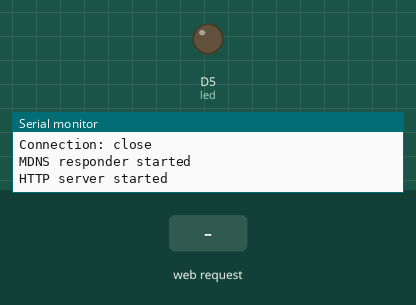
Recording of a sketch running on a simulated ESP8266 (NodeMCU). Shown: output pins drawn as LEDs (lit = HIGH), the last lines printed to the serial monitor. Inputs (shaded band) come from the test bench. WiFi joins after 1.5 s; servers stay silent unless stated; uploads are accepted with an empty reply.

Above: at 5.2 s.
5.3 s: HTTP request GET /turnon received
At 6.5 s:
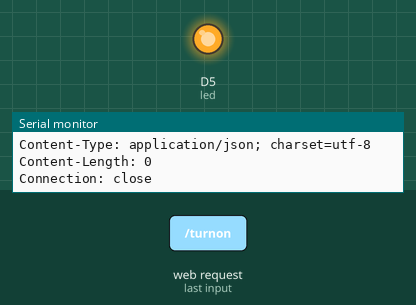
6.8 s: HTTP request GET /turnoff received
At 7.7 s:
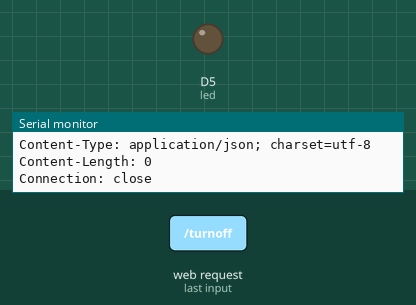
8.3 s: HTTP request GET /turnon?val=1 received
At 8.8 s:
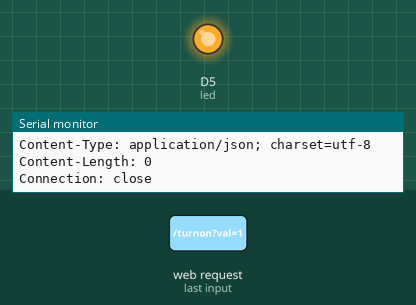
Timing chart, 0 to 11.3 s (numbered marks = the images above; inputs shaded):
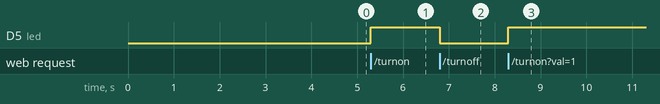

The sketch:

arduino-esp8266-node.ino
```cpp
#include <ESP8266WiFi.h>
#include <WiFiClient.h>
#include <ESP8266WebServer.h>
#include <ESP8266mDNS.h>

const char *ssid = "Funkloch mobil";
const char *password = "qwertyuiop";

const char* host = "192.168.43.91";
const char* epid = "d91c1898-82d3-413a-85fa-a4b81d956146";
const char* uuid = "7b047df7-a28b-47af-b918-652ac57d8749";

MDNSResponder mdns;

ESP8266WebServer server ( 80 );

const int led = D5;

void handleRoot() {
	digitalWrite ( led, 1 );
	server.send ( 200, "text/html", "sup" );
	digitalWrite ( led, 0 );
}

void procedureNotFound() {
	digitalWrite ( led, 1 );
	String message = "File Not Found\n\n";
	message += "URI: ";
	message += server.uri();
	message += "\nMethod: ";
	message += ( server.method() == HTTP_GET ) ? "GET" : "POST";
	message += "\nArguments: ";
	message += server.args();
	message += "\n";

	for ( uint8_t i = 0; i < server.args(); i++ ) {
		message += " " + server.argName ( i ) + ": " + server.arg ( i ) + "\n";
	}

	server.send ( 404, "text/plain", message );
	digitalWrite ( led, 0 );
}

void setup ( void ) {
	pinMode ( led, OUTPUT );
	digitalWrite ( led, 0 );
	Serial.begin ( 115200 );
	WiFi.begin ( ssid, password );
	Serial.println ( "" );

	// Wait for connection
	while ( WiFi.status() != WL_CONNECTED ) {
		delay ( 500 );
		Serial.print ( "." );
	}

	Serial.println ( "" );
	Serial.print ( "Connected to " );
	Serial.println ( ssid );
	Serial.print ( "IP address: " );
	Serial.println ( WiFi.localIP() );
  Serial.println("Registering Node");
  registerNode();

	if ( mdns.begin ( "esp8266", WiFi.localIP() ) ) {
		Serial.println ( "MDNS responder started" );
	}

  server.on("/turnon", []() {
    digitalWrite(led, 1);
    server.send ( 200, "text/html", server.arg("val"));
    update();
  });

  server.on("/turnoff", []() {
    digitalWrite(led, 0);
    server.send ( 200, "text/html", server.arg("val"));
    update();
  });

  server.on("/forceupdate", []() {
    update();
    server.send ( 200, "text/html", "OK");
  });

	server.on ( "/", handleRoot );
  server.on ( "/ping", ping );
  server.on("/doreg", registerNode);
	server.onNotFound ( procedureNotFound );
	server.begin();
	Serial.println ( "HTTP server started" );
}

void update() {
  Serial.println("will update");
  WiFiClient client;
  const int httpPort = 3000;
  if (!client.connect(host, httpPort)) {
    Serial.println("connection failed");
    return;
  }
  String url = "/node/update/";
  url += uuid;

  Serial.print("sending pong");
  Serial.println(url);

  int val = digitalRead(led);

  String PostData = "{\"0\":";
  if(val == 0) {
    PostData += "\"true\"";
  } else {
    PostData += "\"false\"";
  }
  PostData += "}";

  client.print("POST ");
  client.print(url);
  client.println(" HTTP/1.1");
  client.print("Host: ");
  client.println(host);
  client.println("Content-Type: application/json");
  client.println("User-Agent: Arduino/1.0");
  client.println("Connection: close");
  client.print("Content-Length: ");
  client.println(PostData.length());
  client.println();
  client.println(PostData);

//  client.print(String("GET ") + url + " HTTP/1.1\r\n" +
//               "Host: " + host + "\r\n" +
//               "Connection: close\r\n\r\n");
  delay(10);

  while(client.available()){
    String line = client.readStringUntil('\r');
    Serial.print(line);
  }

}

void ping() {
  Serial.println("got ping");
  WiFiClient client;
  const int httpPort = 3000;
  if (!client.connect(host, httpPort)) {
    Serial.println("connection failed");
    return;
  }
  String url = "/node/pong/";
  url += uuid;

  Serial.print("sending pong");
  Serial.println(url);

  client.print(String("GET ") + url + " HTTP/1.1\r\n" +
               "Host: " + host + "\r\n" +
               "Connection: close\r\n\r\n");
  delay(10);

  while(client.available()){
    String line = client.readStringUntil('\r');
    Serial.print(line);
  }
}

void registerNode() {
  WiFiClient client;
  const int httpPort = 3000;
  if (!client.connect(host, httpPort)) {
    Serial.println("connection failed");
    //digitalWrite(led, 1);
    return;
  }
  String url = "/node/register/";
  url += epid;
  url += "/";
  url += uuid;

  Serial.print("Requesting URL: ");
  Serial.println(url);

  client.print(String("GET ") + url + " HTTP/1.1\r\n" +
               "Host: " + host + "\r\n" +
               "Connection: close\r\n\r\n");
  delay(10);

  while(client.available()){
    String line = client.readStringUntil('\r');
    Serial.print(line);
  }

  Serial.println();
  Serial.println("closing connection");
  update();
}

void loop ( void ) {
	mdns.update();
	server.handleClient();
}
```

Measured:
- after the input at 5.3 s, D5 (led): LOW → HIGH at once
- after the input at 6.8 s, D5 (led): HIGH → LOW at once
- after the input at 8.3 s, D5 (led): LOW → HIGH at once
